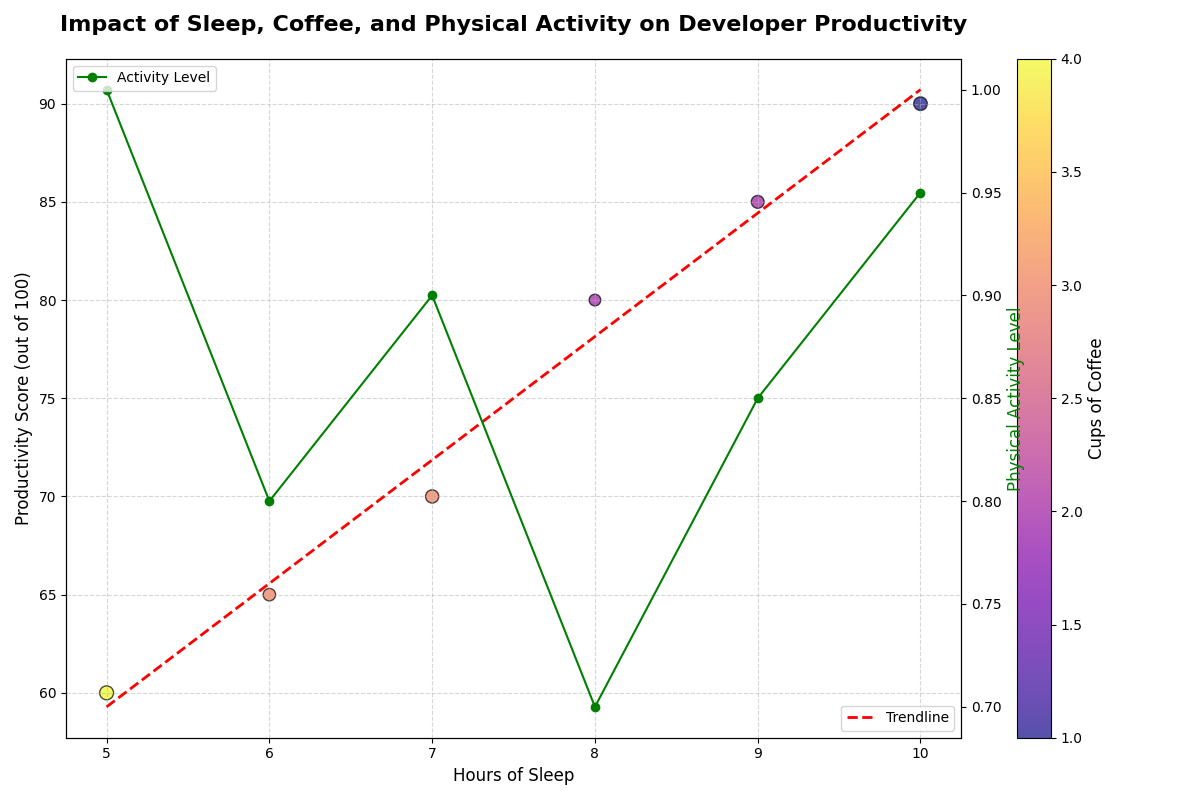

This figure's Python source:
import matplotlib.pyplot as plt
import numpy as np

# Backstory: Studying the relationship between hours of sleep, coffee consumption, and productivity among software developers.
# Data: Sleep hours, coffee cups, and productivity scores among developers.
sleep_hours = np.array([5, 6, 7, 8, 9, 10])
coffee_cups = np.array([4, 3, 3, 2, 2, 1])
productivity_scores = np.array([60, 65, 70, 80, 85, 90])

# Data: Highlighting physical activity levels impacting productivity scores.
activity_levels = np.array([1, 0.8, 0.9, 0.7, 0.85, 0.95])  # A normalized scale from 0 to 1

# Create figure and scatter plot
fig, ax1 = plt.subplots(figsize=(12, 8))

scatter = ax1.scatter(
    sleep_hours, 
    productivity_scores, 
    c=coffee_cups, 
    cmap='plasma', 
    s=100 * activity_levels,  # Size of points proportional to activity levels
    edgecolor='k', 
    alpha=0.7
)

# Add color bar for coffee consumption
cbar = plt.colorbar(scatter)
cbar.set_label('Cups of Coffee', fontsize=12)

# Customize axes and labels
ax1.set_title('Impact of Sleep, Coffee, and Physical Activity on Developer Productivity', fontsize=16, fontweight='bold', pad=20)
ax1.set_xlabel('Hours of Sleep', fontsize=12)
ax1.set_ylabel('Productivity Score (out of 100)', fontsize=12)
ax1.grid(visible=True, linestyle='--', alpha=0.5)

# Adding trend line
z = np.polyfit(sleep_hours, productivity_scores, 1)
p = np.poly1d(z)
ax1.plot(sleep_hours, p(sleep_hours), "r--", linewidth=2, label="Trendline")

# Secondary y-axis for activity levels
ax2 = ax1.twinx()
ax2.plot(sleep_hours, activity_levels, color='green', marker='o', linestyle='-', label='Activity Level')
ax2.set_ylabel('Physical Activity Level', fontsize=12, color='green')

# Add legends
ax1.legend(loc='lower right')
ax2.legend(loc='upper left')

# Adjust layout
plt.tight_layout()

# Show plot
plt.show()
